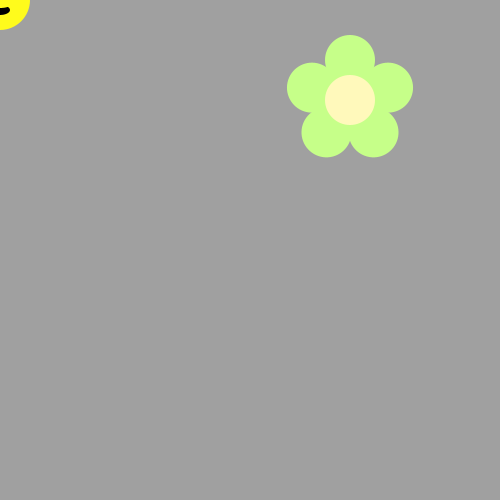
Frame 1 (no input)
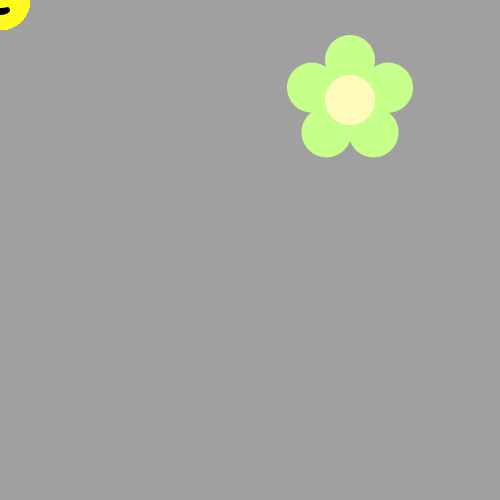
Frame 60 (the mouse pressed at the canvas centre just before this capture)
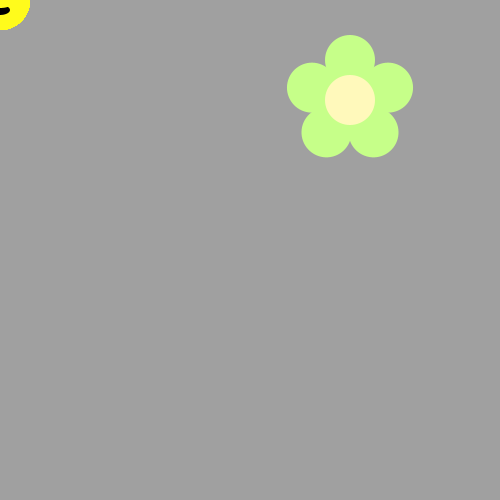
Frame 120 (the mouse held since frame 60 and released just before this capture)

The Processing sketch that drew these frames (run headless with seeded random() and noise(); from frame 60 on, the mouse is pressed at the canvas centre):

// Processing sketch: bumblebee
// ── bumblebee.pde

int y;
int x;
void setup() {  
  ellipseMode(CENTER);
  size(500, 500);
  background(160, 160, 160); 
  drawFlower(350, 100);

  
}
void draw() {
for(int i = 0; i<50; i++){
  ellipse(x,y,25,25);
}
drawBeeFace(x,y);

}

void drawFlower(int x, int y) {
  noStroke();
  translate(x, y);
  fill(#c6ff89); // green
  for (int i = 0; i < 5; i++) {    // draw 5 petals, rotating after each one
    ellipse(0, -40, 50, 50);
    rotate(radians(72));
  }
  fill(#fff9bb); // light yellow
  ellipse(0, 0, 50, 50);
}

void drawBeeFace(int BeeFaceX, int BeeFaceY) {
  noStroke();
  fill(0, 0, 0);
  stroke(1);
  strokeWeight(5);
  line(BeeFaceX-10, BeeFaceY-27, BeeFaceX-17, BeeFaceY-50);
  line(BeeFaceX+10, BeeFaceY-27, BeeFaceX+17, BeeFaceY-50);
  ellipse(BeeFaceX-17, BeeFaceY-50, 10, 10);
  ellipse(BeeFaceX+17, BeeFaceY-50, 10, 10);
  noStroke();
  fill(255, 251, 28);
  ellipse(BeeFaceX, BeeFaceY, 60, 60); // face
  fill(255, 237, 209);
  fill(0, 0, 0);
  ellipse(BeeFaceX-10, BeeFaceY-15, 10, 10); // eyes
  ellipse(BeeFaceX+10, BeeFaceY-15, 10, 10);
  ellipse(BeeFaceX, BeeFaceY-5, 10, 10); // nose
  ellipse(BeeFaceX, BeeFaceY+10, 20, 10);// mouth
  fill(255, 251, 28);
  ellipse(BeeFaceX, BeeFaceY+5, 20, 6);
}
